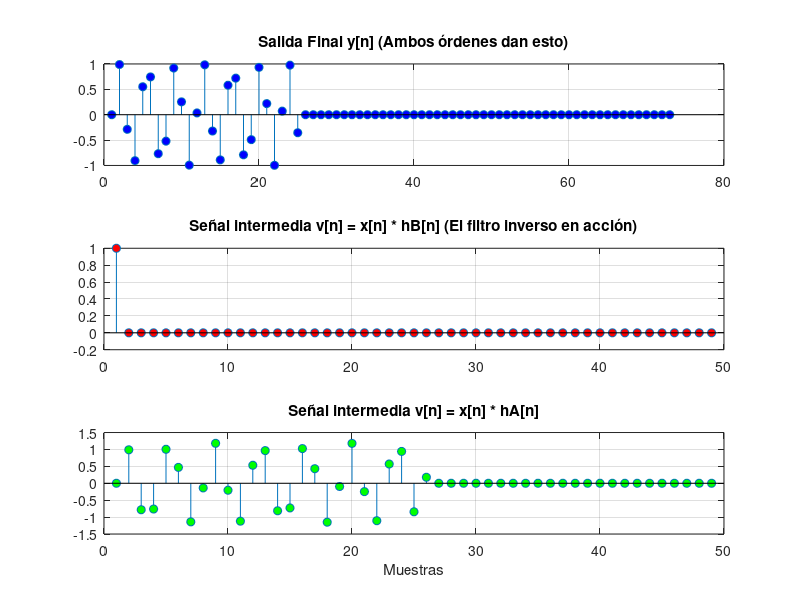

Recreate this plot in MATLAB.
#defino parametros
N=25; #total de muestras
a=0.5; #tomo cualquier a entre 0 y 1.
n=0:(N-1); #vector de tiempo discreto que va de 0 a N-1

#rtas al impulso
hA=sin(8*n);
hB=a.^n;

#defino la entrada
#digamos que tengo q hacer x[n]=delta[n]-a*delta[n-1]
x=zeros(1,N); #vector de tamano N lleno de ceros 
x(1)=1; #seria delta[0] porq esta en indice 1
x(2)=-a; #seria -a*delta[1] que esta en indice 2

#ahora que tengo la senal y las salidas puedo hacer el camino original
#de la misma es decir que pase por el primer sistema y esa rta pase x el sdo

#PRIMERA FORMA
v2=conv(x,hA); #salida luego del primer filtro
y=conv(v2,hB); #salida luego del sdo filtro

#SDA FORMA
v1=conv(x,hB); #salida usando a hB como primer filtro
y_inv=conv(v1,hA); #salida usando a hA como sdo filtro

#podemos verificar la diferencia entre las mismas de manera que
diferencia=max(abs(y-y_inv));

disp(['la diferencia es ', num2str(diferencia)]);
if diferencia < 1e-10
    disp('salidas iguales :D');
else
    disp('salidas distintas :c');
end

# como comprobamos que son iguales podemos dibujar una sola salida final
figure;

# como comprobamos que son iguales podemos dibujar una sola salida final
subplot(3,1,1);
stem(y, 'filled', 'MarkerFaceColor', 'b');
title('Salida Final y[n] (Ambos órdenes dan esto)');
grid on;

#graficamos el paso intermedio que seria la conv de x con hB
subplot(3,1,2);
# CORRECCIÓN: Usamos v1 (que es x conv hB según tu SDA FORMA)
stem(v1, 'filled', 'MarkerFaceColor', 'r'); 
title('Señal intermedia v[n] = x[n] * hB[n] (El filtro inverso en acción)');
grid on;

#graficamos el otro intermedio q es la conv de x con hA
subplot(3,1,3);
# CORRECCIÓN: Usamos v2 (que es x conv hA según tu PRIMERA FORMA)
stem(v2, 'filled', 'MarkerFaceColor', 'g'); 
title('Señal intermedia v[n] = x[n] * hA[n]');
xlabel('Muestras');
grid on;

pause(100);
